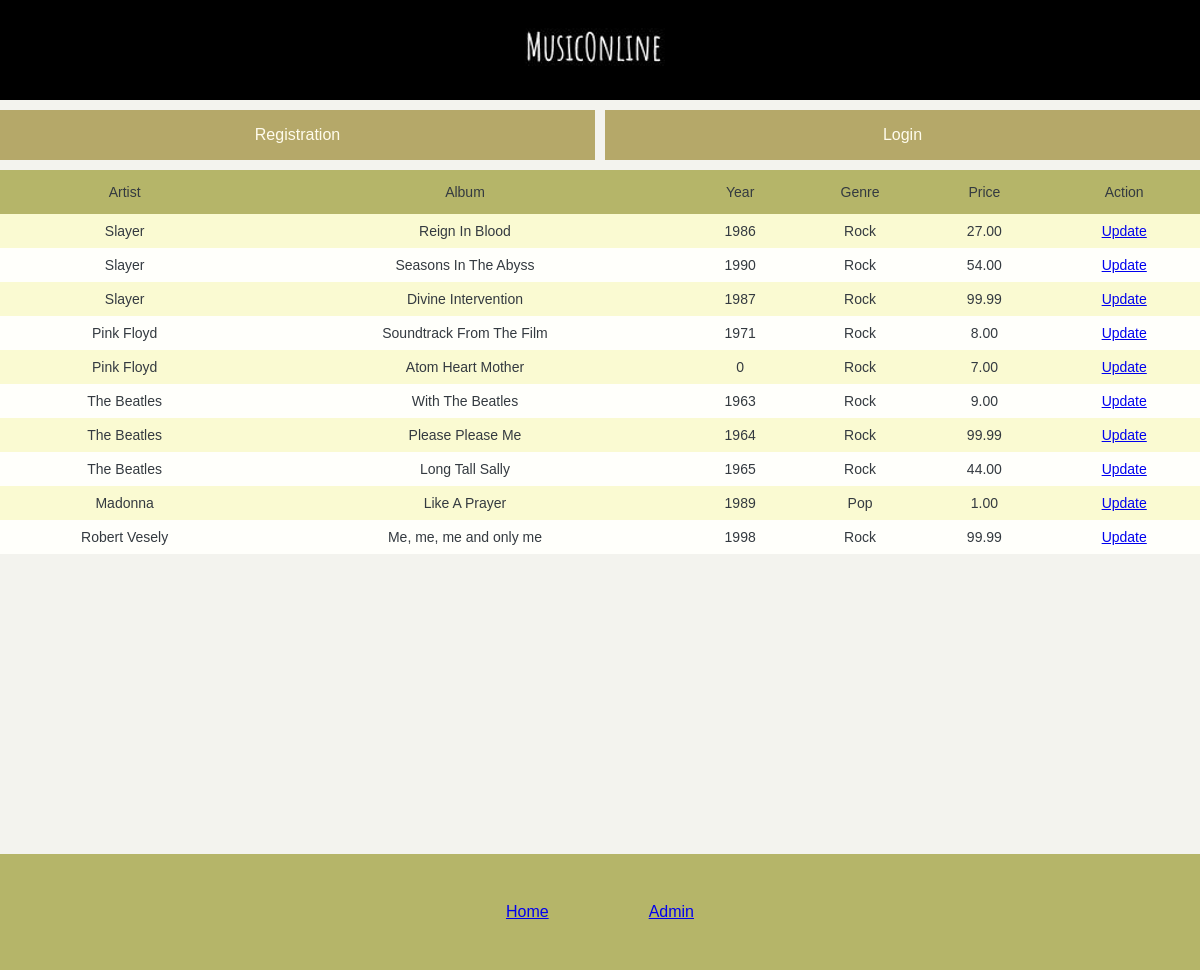
Page /item_list.php (signed in) on the committed database.
### tables this page shows
CREATE TABLE `item_table` (
  `item_id` int(10) NOT NULL,
  `artist` varchar(50) NOT NULL,
  `album` varchar(100) NOT NULL,
  `year` int(30) NOT NULL,
  `genre` varchar(30) NOT NULL,
  `album_cover` varchar(100) NOT NULL,
  `date_added` date NOT NULL,
  `price` decimal(4,2) NOT NULL,
  `user_id` varchar(30) NOT NULL
);

### item_list.php (the view, shortened to what this page needs)
<?php include "conn.php";?>
<!DOCTYPE html>
<html lang="en">
<head>
    <link rel="stylesheet" href="style.css">
</head>
<body>
    <?php
        include "inc_header.php";
    ?>
<div id="itemList">
<table class="items">
<tr class="itemLegend">
    <th>Artist</th>
    <th>Album</th>
    <th>Year</th>
    <th>Genre</th>
    <th>Price</th>
    <th>Action</th>
</tr>
<?php
    $query = "SELECT * FROM item_table WHERE user_id='{$_SESSION["firstName"]}'";
    $result = mysqli_query($conn, $query);
    while ($row = mysqli_fetch_array($result))
    {
        $artist = $row['artist'];
        $album = $row['album'];
        $year = $row['year'];
        $genre = $row['genre'];
        $price = $row['price'];
    ?>
            <tr class="item">
                <td> <?php echo "$artist"; ?> </td>
                <td> <?php echo "$album"; ?> </td>
                <td> <?php echo "$year"; ?> </td>
                <td> <?php echo "$genre"; ?> </td>
                <td> <?php echo "$price"; ?> </td>
                <td><a href = "item_update.php?item_id=<?=$row['item_id']?>">Update</a></td>
            </tr>
    <?php
        }
    ?>
    </table>
</div>
<?php   include "inc_footer.php"  ?>
</body>
</html>

### inc_header.php
<header>
    <div id="logo">
        <a href="index.php"><img src="images/musiconlineLogo.png" alt=""></a>
    </div>
    <div id="registration">
        <a href="registration.php">Registration <i class="icofont-arrow-right"></i></a>
    </div>
    <div id="login">
        <a href="login.php">Login <i class="icofont-arrow-right"></i></a>
    </div>
</header>

### inc_footer.php
<footer>
<ul>
<li><a href="index.php">Home</a></li>
<li><a href="login_success.php">Admin</a></li>
</ul>
</footer>

### style.css (style rules this page uses)
html, body, div, span, applet, object, iframe, h1, h2, h3, h4, h5, h6, p, blockquote, pre, a, abbr, acronym, address, big, cite, code, del, dfn, em, img, ins, kbd, q, s, samp, small, strike, strong, sub, sup, tt, var, b, u, i, center, dl, dt, dd, ol, ul, li, fieldset, form, label, legend, table, caption, tbody, tfoot, thead, tr, th, td, article, aside, canvas, details, embed, figure, figcaption, footer, header, hgroup, menu, nav, output, ruby, section, summary, time, mark, audio, video { margin: 0; padding: 0; border: 0; font-size: 100%; font: inherit; vertical-align: baseline; }
article, aside, details, figcaption, figure, footer, header, hgroup, menu, nav, section { display: block; }
body { line-height: 1; }
ol, ul { list-style: none; }
table { border-collapse: collapse; border-spacing: 0; }
*, *::before, *::after { box-sizing: border-box; }
body { font-family: 'PT Sans', sans-serif; background: #f3f3ee; color: #343a40; }
header { display: grid; grid-template: "logo logo"100px "registration login" 50px/1fr 1fr; grid-gap: 10px; margin: 0 0 10px 0; }
header #logo { display: flex; grid-area: logo; justify-content: center; align-items: center; background: #000; }
header #registration { display: flex; grid-area: registration; justify-content: center; align-items: center; background: #b5a869; }
header #login { display: flex; grid-area: login; justify-content: center; align-items: center; background: #b5a869; }
header #registration a, header #login a { text-decoration: none; color: #fffced; }
#itemList { display: flex; flex-flow: row wrap; }
table { width: 100%; font-size: 14px; }
.itemLegend th, .item td { padding: 10px; vertical-align: middle; text-align: center; }
.itemLegend th { background: #b5b569; padding: 15px 0 15px 0; }
tr:nth-child(odd) { background: #fffffb; }
tr:nth-child(even) { background: #fafad2; }
footer { margin-top: 300px; }
footer ul { display: flex; justify-content: center; align-content: center; background: #b5b569; }
footer li { padding: 50px; }

### rows in the picture
item_table: artist "Slayer", album "Reign In Blood", year "1986", genre "Rock", price "27.00"
item_table: artist "Slayer", album "Seasons In The Abyss", year "1990", genre "Rock", price "54.00"
item_table: artist "Slayer", album "Divine Intervention", year "1987", genre "Rock", price "99.99"
item_table: artist "Pink Floyd", album "Soundtrack From The Film", year "1971", genre "Rock", price "8.00"
item_table: artist "Pink Floyd", album "Atom Heart Mother", year "0", genre "Rock", price "7.00"
item_table: artist "The Beatles", album "With The Beatles", year "1963", genre "Rock", price "9.00"
item_table: artist "The Beatles", album "Please Please Me", year "1964", genre "Rock", price "99.99"
item_table: artist "The Beatles", album "Long Tall Sally", year "1965", genre "Rock", price "44.00"
item_table: artist "Madonna", album "Like A Prayer", year "1989", genre "Pop", price "1.00"
item_table: artist "Robert Vesely", album "Me, me, me and only me", year "1998", genre "Rock", price "99.99"
